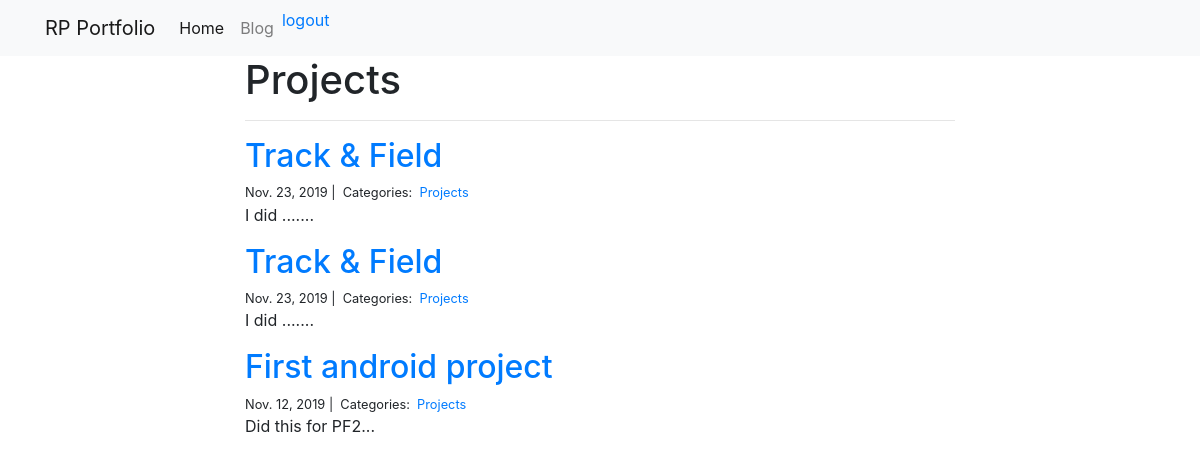
Screenshot of /blog/Projects/ (signed in) with the database file from the repository.
### blog/models.py (models this page shows)
class Category(models.Model):
    name = models.CharField(max_length=20)

class Post(models.Model):
    title = models.CharField(max_length=255)
    body = models.TextField()
    created_on = models.DateTimeField(auto_now_add=True)
    last_modified = models.DateTimeField(auto_now=True)
    categories = models.ManyToManyField("Category", related_name="posts")

### blog/views.py (the view)
# urls.py: path("<category>/", views.blog_category, name="blog_category"),
def blog_category(request, category):
    posts = Post.objects.filter(categories__name__contains=category).order_by(
        "-created_on"
    )
    context = {"category": category, "posts": posts}
    return render(request, "blog_category.html", context)

### blog/templates/blog_category.html (shortened to what this page needs)
{% extends "base.html" %}
{% block page_content %}
<head>
</head>
<div class="col-md-8 offset-md-2">
    <h1>{{ category | title }}</h1>
    <hr>
    {% for post in posts %}
        <h2><a href="{% url 'blog_detail' post.pk%}">{{ post.title }}</a></h2>
        <small>
            {{ post.created_on.date }} |&nbsp;
            Categories:&nbsp;
            {% for category in post.categories.all %}
            <a href="{% url 'blog_category' category.name %}">
                {{ category.name }}
            </a>&nbsp;
            {% endfor %}
        </small>
        <p>{{ post.body | slice:":400" }}...</p>
    {% endfor %}
</div>
{% endblock %}

### rows the page displays
Category: name "Projects"
Post: title "Track & Field", created_on "Nov. 23, 2019", body "I did ...."
Post: title "Track & Field", created_on "Nov. 23, 2019", body "I did ...."
Post: title "First android project", created_on "Nov. 12, 2019", body "Did this for PF2"
